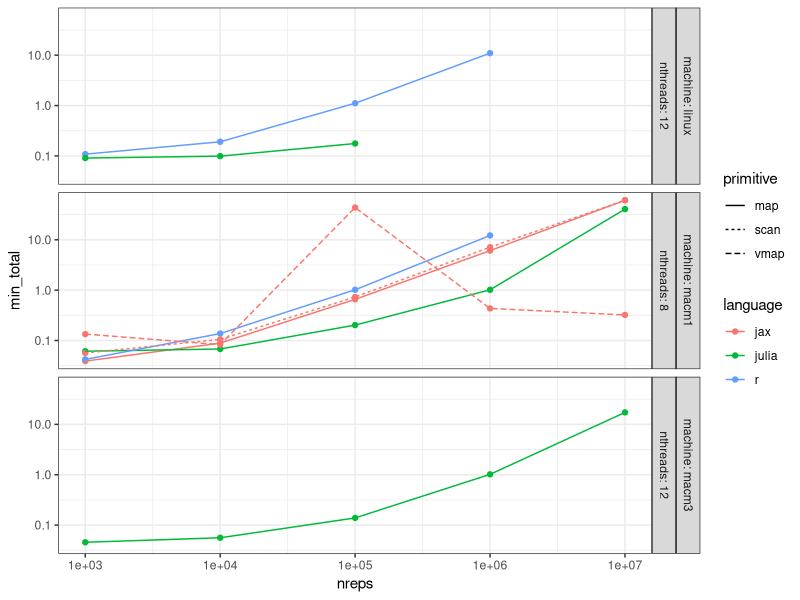
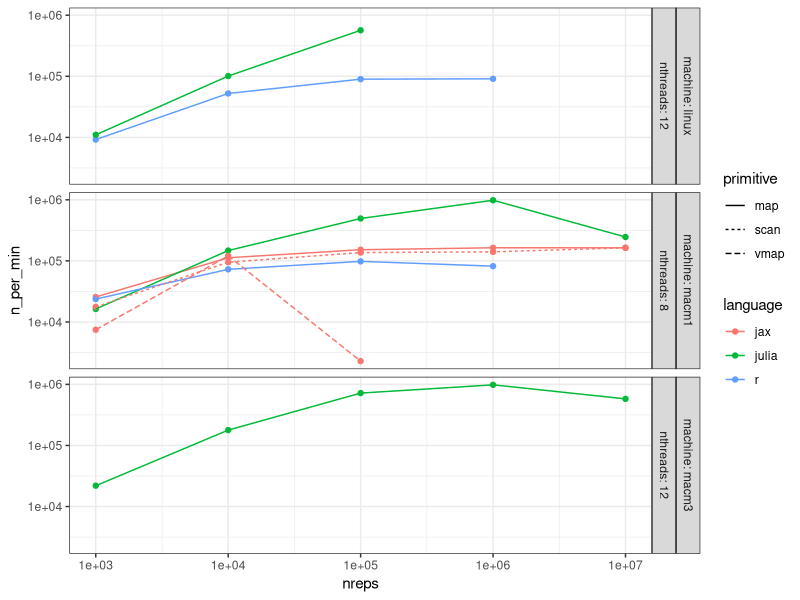
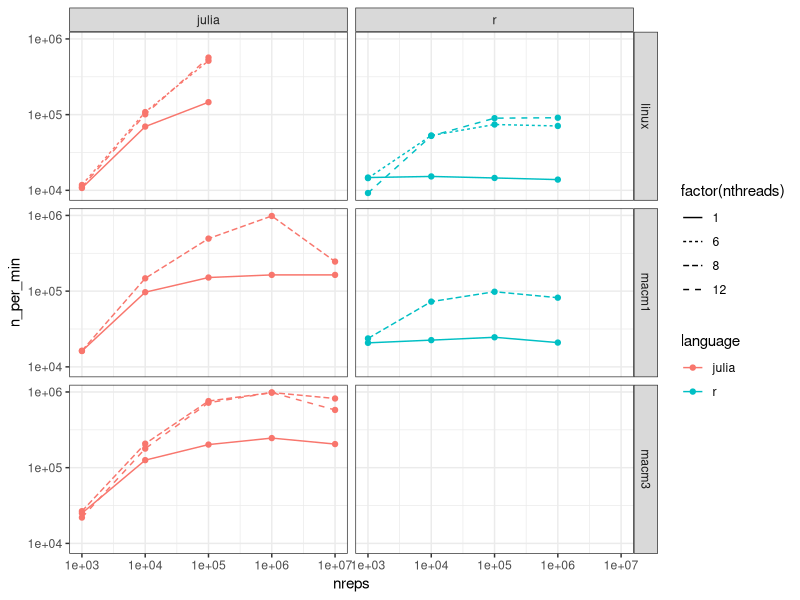

Write the R code that produced these figures, in order.
## ---- chunk 1
#| label: fig-times
#| fig-cap: "Time to run experiments on the maximum number of threads"
#| eval: true
#| code-fold: true

suppressMessages({
    library(dplyr)
    library(data.table)
    library(purrr)
    library(stringr)
    library(ggplot2); theme_set(theme_bw())
    library(knitr)
    library(kableExtra)
})

# get timings from mac
lns <- readr::read_lines('timings.txt')
# get timings from linux machine
blns <- readr::read_lines('bashtimings.txt')

# remove lines with warnings / errors printed to txt file
lns <- str_subset(lns, "^Rscript|julia|python")
mtimings <- data.table(raw_string=lns)
btimings <- data.table(raw_string=blns)

# remove white space and first word (for linux)
timings <- rbindlist(list(macm1=mtimings, linux=btimings), idcol='machine')
timings[str_detect(raw_string, "project"), machine:="macm3"]
timings[, string:=str_trim(raw_string)] # remove white space
timings[, string:=str_replace(string, "^real\t", "")] # remove first word linux

# find the language from the string
timings[machine%in%c('macm1', 'macm3'), command:=word(string)]
timings[command=='Rscript', language:='r']
timings[command=='python', language:='jax']
timings[command=='julia', language:='julia']
timings[machine=='linux', language:=str_extract(string, "(?<=s )[a-z]+")]

# grab number of threads and reps
timings[, nthreads:=as.integer(str_extract(string, "(\\d+)(?= nthreads)"))]
timings[, max_threads:=max(nthreads, na.rm=T), by='machine']
timings[is.na(nthreads) & language == 'jax', nthreads:=max_threads]
timings[is.na(nthreads) & language %in% c('r', 'julia'), nthreads:=1L]
timings[, nreps:=as.integer(str_extract(string, "(\\d+)(?= nreps)"))]
timings[, max_threads:=max(nthreads), by='machine']

# find jax primitive
timings[, primitive:=str_extract(string, "(\\w+)(?= primitive)")]
timings[machine=='macm1'&language=='jax'&is.na(primitive), primitive:='map']
#timings <- timings[!(language=='jax' & primitive!='map')]
# timings[language=='jax', language:=paste0(language, '-', primitive)]
timings[language!='jax', primitive:='map']
timings <- timings[!str_ends(primitive, 'nojit')]

# grab the time 
timings[machine%in%c('macm1', 'macm3'), time_str:=str_extract(string, "(?<=cpu\\ )(.*)(?= total)")]
timings[, milliseconds:=as.integer(str_extract(time_str, "(\\d+)$"))]
timings[, seconds     :=as.integer(str_extract(time_str, "(\\d+)(?=.)"))]
timings[, minutes     :=as.integer(str_extract(time_str, "(\\d+)(?=:)"))]
timings[, hours       :=as.integer(str_extract(time_str, "(\\d+)(?=:(\\d+:))"))]
timings[machine=='linux', minutes:=as.integer(str_extract(string, "^(\\d+)"))]
timings[machine=='linux', seconds:=as.integer(str_extract(string, "(?<=m)(\\d+)"))]
timings[machine=='linux', milliseconds:=as.integer(str_extract(string, "(\\d+)(?=s)"))]
timings[is.na(minutes), minutes:=0]
timings[is.na(hours), hours:=0]


timings[, sec_total:=60*60*hours + 60*minutes + seconds + milliseconds / 1000]
timings[, min_total:=sec_total / 60]

# add some vars
timings[, n_per_min:=nreps / min_total]
timings[, n_per_min3:=n_per_min/1000]

# remove a couple of failed runs where time went down for more experiments (= out of memory)
#timings <- timings[n_per_min < 1.5e6]


fwrite(timings, 'allresults.csv', row.names=F)

ggplot(timings[nthreads==max_threads], aes(x=nreps, y=min_total, col=language)) +
  geom_point() + geom_line(aes(linetype=primitive)) + 
  scale_x_log10() + scale_y_log10() + 
  # facet_grid(machine+nthreads~primitive, labeller='label_both')
  facet_grid(machine+nthreads~., labeller='label_both')
## ---- chunk 2
#| label: exclude-oom
#| eval: true
#| echo: false

timings <- timings[!((language == 'jax') & (!primitive %in% c('map', 'scan')) & (nreps > 1e5))]

## ---- chunk 3
#| label: fig-speeds
#| fig-cap: "Speed: number of repetitions per minute versus of number of experiments"
#| eval: true
#| echo: false

ggplot(timings[nthreads==max_threads], aes(x=nreps, y=n_per_min, col=language)) +
  geom_point() + geom_line(aes(linetype=primitive)) + 
  scale_x_log10() + scale_y_log10() + 
  facet_grid(machine+nthreads~., labeller='label_both')
## ---- chunk 4
#| label: fig-threads
#| fig-cap: "Scaling of speed with number of threads"
#| eval: true
#| echo: false

ggplot(timings[!str_starts(language, 'jax')], aes(x=nreps, y=n_per_min, col=language)) +
  geom_point() + geom_line(aes(linetype=factor(nthreads))) + 
  scale_x_log10() + scale_y_log10() + 
  facet_grid(machine~language)
## ---- chunk 5
#| label: tab-threads
#| tbl-cap: "Scaling of speed with number of threads, number of experiments per minute (1000s)"
#| eval: true
#| echo: false

tw <- dcast(timings[!str_starts(language, 'jax')], language+nreps~machine+nthreads, value.var='n_per_min3')
tw[, `:=`(speedup6=linux_6/linux_1, speedup12=linux_12/linux_1, speedup8=macm1_8/macm1_1)]
outcols <- c('language', 'nreps', 'linux_1', 'linux_6', 'speedup6', 'linux_12', 'speedup12', 'macm1_1', 'macm1_8', 'speedup8')

tw[, .SD, .SDcols=outcols] %>%
  mutate_if(is.double, ~format(round(., 1), nsmall = 1)) %>%
  kable(align='r') %>%
  row_spec(4, hline_after=T) %>%
  column_spec(3, border_right=T) %>%
  column_spec(5, border_right=T) %>%
  column_spec(7, border_right=T) %>%
  column_spec(8, border_left=T, border_right=T) %>%
  kable_styling()
## ---- chunk 6
#| label: tbl-best-per-language
#| tbl-cap: "Best speeds per language and machine"
#| eval: true
#| echo: false

timings[order(-n_per_min), lang_order:=1:.N, by=c('language', 'machine')]
best_r_speeds <- timings[lang_order==1&language=='r', list(n_per_min, machine)]
timings[best_r_speeds, vs_r_speedup:=n_per_min/i.n_per_min, on='machine']

tabcolnames <- c('nreps'='n experiments',
                 'nthreads'='n threads',
                 'min_total'='running time (minutes)',
                 'n_per_min3'='experiments per minute (x1000)',
                 'vs_r_speedup'='speed-up vs best R',
                 'language'='language',
                 'primitive'='primitive',
                 'machine'='machine')
tabcols <- names(tabcolnames)

timings[lang_order==1, .SD, .SDcols=tabcols] %>%
    .[order(machine,language)] %>%
    mutate_if(is.double, ~format(round(., 1), nsmall = 1)) %>%
    kable(align='r', col.names=tabcolnames)
## ---- chunk 7
#| label: tbl-topspeeds
#| tbl-cap: "top 10 speeds overall"
#| eval: true
#| echo: false

timings[order(-n_per_min), .SD, .SDcols=tabcols][1:10] %>%
    mutate_if(is.double, ~format(round(., 1), nsmall = 1)) %>%
    kable(align='r', col.names = tabcolnames)
